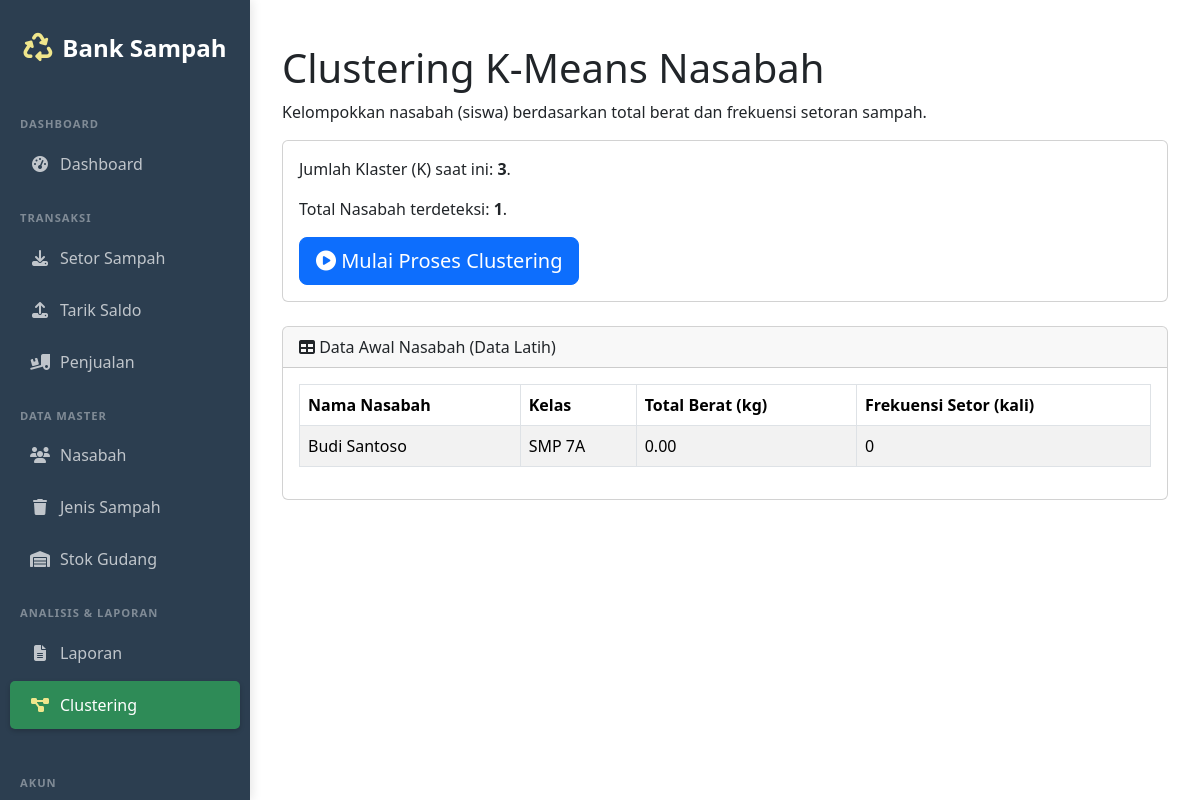
Page /admin/clustering.php (signed in) on the committed database.
### tables this page shows
CREATE TABLE nasabah (
    id_nasabah INT AUTO_INCREMENT PRIMARY KEY,
    id_user INT NOT NULL UNIQUE,  
    nis VARCHAR(20) UNIQUE,
    nama_lengkap VARCHAR(100) NOT NULL,
    kelas VARCHAR(50),
    saldo BIGINT NOT NULL DEFAULT 0,
     
    id_klaster INT DEFAULT NULL,
    FOREIGN KEY (id_user) REFERENCES users(id_user) ON DELETE CASCADE
);

### admin/clustering.php (the view, shortened to what this page needs)
<?php
require '../config/db.php';
$K = 3;
$nasabahData = [];
try {
    $query = "
        SELECT
            n.id_nasabah, n.nama_lengkap, n.kelas,
            COALESCE(t.total_berat, 0) AS total_berat,
            COALESCE(t.frekuensi_setor, 0) AS frekuensi_setor
        FROM nasabah n
        LEFT JOIN (
            SELECT id_nasabah, SUM(berat) AS total_berat, COUNT(id_setor) AS frekuensi_setor
            FROM transaksi_setor GROUP BY id_nasabah
        ) t ON n.id_nasabah = t.id_nasabah
    ";
    $stmt = $pdo->query($query);
    while ($row = $stmt->fetch()) {
        $nasabahData[] = $row;
    }
} catch (Exception $e) {
    $error = "Terjadi error: " . $e->getMessage();
}
?>
<!DOCTYPE html>
<html lang="id">
<head>
    <link href="https://cdn.jsdelivr.net/npm/bootstrap@5.3.3/dist/css/bootstrap.min.css" rel="stylesheet">
    <link rel="stylesheet" href="https://cdnjs.cloudflare.com/ajax/libs/font-awesome/6.4.0/css/all.min.css">
    <link rel="stylesheet" href="../assets/css/style.css">
</head>
<body>
    <?php include 'sidebar/sidebar.php'; ?>
    <div class="content">
        <div class="container-fluid">
            <h1 class="mt-4">Clustering K-Means Nasabah</h1>
            <p>Kelompokkan nasabah (siswa) berdasarkan total berat dan frekuensi setoran sampah.</p>
            <div class="card mb-4">
                <div class="card-body">
                    <form method="POST" action="clustering.php">
                        <p>Jumlah Klaster (K) saat ini: <strong><?= $K ?></strong>.</p>
                        <p>Total Nasabah terdeteksi: <strong><?= count($nasabahData) ?></strong>.</p>
                        <button type="submit" name="proses_cluster" class="btn btn-primary btn-lg">
                            <i class="fas fa-play-circle"></i> Mulai Proses Clustering
                        </button>
                    </form>
                </div>
            </div>
            <div class="card mb-4">
                <div class="card-header"><i class="fas fa-table"></i> Data Awal Nasabah (Data Latih)</div>
                <div class="card-body">
                    <table class="table table-bordered table-striped table-hover">
                        <thead>
                            <tr>
                                <th>Nama Nasabah</th>
                                <th>Kelas</th>
                                <th>Total Berat (kg)</th>
                                <th>Frekuensi Setor (kali)</th>
                            </tr>
                        </thead>
                        <tbody>
                            <?php foreach ($nasabahData as $data): ?>
                            <tr>
                                <td><?= htmlspecialchars($data['nama_lengkap']) ?></td>
                                <td><?= htmlspecialchars($data['kelas']) ?></td>
                                <td><?= htmlspecialchars($data['total_berat']) ?></td>
                                <td><?= htmlspecialchars($data['frekuensi_setor']) ?></td>
                            </tr>
                            <?php endforeach; ?>
                        </tbody>
                    </table>
                </div>
            </div>
        </div>
    </div>
</body>
</html>

### assets/css/style.css (style rules this page uses)
:root { --primary: #2e8b57; --secondary: #3cb371; --accent: #f0e68c; --light: #f5f5f5; --dark: #2c3e50; }
.content { margin-left: 250px; padding: 20px; transition: all 0.3s; }

### rows in the picture
nasabah: nama_lengkap "Budi Santoso", kelas "SMP 7A", total_berat "0.00", frekuensi_setor "0"

### other values in the picture
$K "3"
count($nasabahData) "1"
